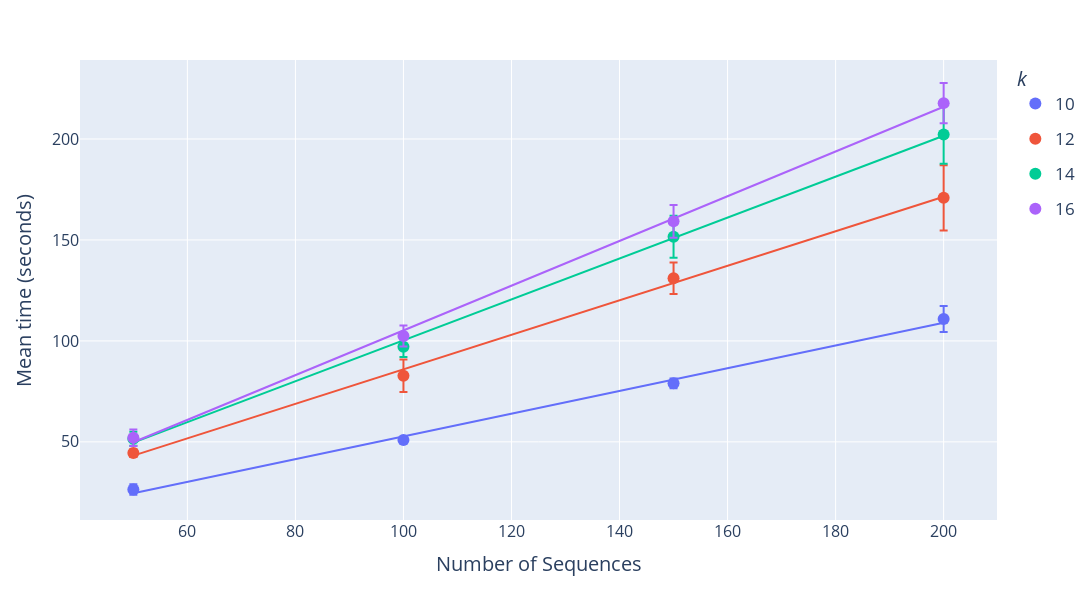

Source (notebook cell):
### Code cell
ctree_time.columns["k"] = ctree_time.columns["k"].astype(str)

tickfont = dict(size=16)
titlefont = dict(size=20)
legend = dict(title=dict(text="<i>k</i>"), font=dict(size=17), tracegroupgap=10)

fig = px.scatter(
    ctree_time,
    x="numseqs",
    y="mean_time(s)",
    error_y="std_time(s)",
    color="k",
    labels={"mean_time(s)": "Seconds", "numseqs": "Number of sequences"},
    trendline="ols",
)
fig.update_layout(
    height=600,
    width=1400,
    xaxis=dict(
        title="Number of Sequences",
        titlefont=titlefont,
        tickfont=tickfont,
    ),
    yaxis=dict(
        title="Mean time (seconds)",
        titlefont=titlefont,
        tickfont=tickfont,
    ),
    legend=legend,
)
fig.update_traces(marker=dict(size=12))
fig.show()
outpath = project_path.FIG_DIR / "compute_time-ctree.pdf"
write_pdf(fig, outpath)

### Figure 1 — Plotly figure (JSON) as saved in the notebook; plotly's stock layout.template omitted (floating-point values rounded to 4 significant figures)
{"data": [{"error_y": {"array": [2.607, 1.275, 2.371, 6.447]}, "hovertemplate": "k=10<br>Number of sequences=%{x}<br>Seconds=%{y}<extra></extra>", "legendgroup": "10", "marker": {"color": "#636efa", "size": 12, "symbol": "circle"}, "mode": "markers", "name": "10", "orientation": "v", "showlegend": true, "type": "scatter", "x": [50, 100, 150, 200], "xaxis": "x", "y": [26.41, 50.91, 78.98, 110.8], "yaxis": "y"}, {"hovertemplate": "<b>OLS trendline</b><br>mean_time(s) = 0.56263 * numseqs + -3.5466<br>R<sup>2</sup>=0.996598<br><br>k=10<br>Number of sequences=%{x}<br>Seconds=%{y} <b>(trend)</b><extra></extra>", "legendgroup": "10", "marker": {"color": "#636efa", "size": 12, "symbol": "circle"}, "mode": "lines", "name": "10", "showlegend": false, "type": "scatter", "x": [50, 100, 150, 200], "xaxis": "x", "y": [24.58, 52.72, 80.85, 109.0], "yaxis": "y"}, {"error_y": {"array": [1.813, 8.059, 7.801, 16.17]}, "hovertemplate": "k=12<br>Number of sequences=%{x}<br>Seconds=%{y}<extra></extra>", "legendgroup": "12", "marker": {"color": "#EF553B", "size": 12, "symbol": "circle"}, "mode": "markers", "name": "12", "orientation": "v", "showlegend": true, "type": "scatter", "x": [50, 100, 150, 200], "xaxis": "x", "y": [44.48, 82.78, 131.1, 170.9], "yaxis": "y"}, {"hovertemplate": "<b>OLS trendline</b><br>mean_time(s) = 0.854859 * numseqs + 0.444586<br>R<sup>2</sup>=0.998062<br><br>k=12<br>Number of sequences=%{x}<br>Seconds=%{y} <b>(trend)</b><extra></extra>", "legendgroup": "12", "marker": {"color": "#EF553B", "size": 12, "symbol": "circle"}, "mode": "lines", "name": "12", "showlegend": false, "type": "scatter", "x": [50, 100, 150, 200], "xaxis": "x", "y": [43.19, 85.93, 128.7, 171.4], "yaxis": "y"}, {"error_y": {"array": [3.486, 5.044, 10.41, 14.53]}, "hovertemplate": "k=14<br>Number of sequences=%{x}<br>Seconds=%{y}<extra></extra>", "legendgroup": "14", "marker": {"color": "#00cc96", "size": 12, "symbol": "circle"}, "mode": "markers", "name": "14", "orientation": "v", "showlegend": true, "type": "scatter", "x": [50, 100, 150, 200], "xaxis": "x", "y": [51.52, 97.09, 151.6, 202.2], "yaxis": "y"}, {"hovertemplate": "<b>OLS trendline</b><br>mean_time(s) = 1.01331 * numseqs + -1.05136<br>R<sup>2</sup>=0.998861<br><br>k=14<br>Number of sequences=%{x}<br>Seconds=%{y} <b>(trend)</b><extra></extra>", "legendgroup": "14", "marker": {"color": "#00cc96", "size": 12, "symbol": "circle"}, "mode": "lines", "name": "14", "showlegend": false, "type": "scatter", "x": [50, 100, 150, 200], "xaxis": "x", "y": [49.61, 100.3, 150.9, 201.6], "yaxis": "y"}, {"error_y": {"array": [4.044, 5.215, 8.125, 9.968]}, "hovertemplate": "k=16<br>Number of sequences=%{x}<br>Seconds=%{y}<extra></extra>", "legendgroup": "16", "marker": {"color": "#ab63fa", "size": 12, "symbol": "circle"}, "mode": "markers", "name": "16", "orientation": "v", "showlegend": true, "type": "scatter", "x": [50, 100, 150, 200], "xaxis": "x", "y": [52.06, 102.5, 159.2, 217.8], "yaxis": "y"}, {"hovertemplate": "<b>OLS trendline</b><br>mean_time(s) = 1.10773 * numseqs + -5.58676<br>R<sup>2</sup>=0.998858<br><br>k=16<br>Number of sequences=%{x}<br>Seconds=%{y} <b>(trend)</b><extra></extra>", "legendgroup": "16", "marker": {"color": "#ab63fa", "size": 12, "symbol": "circle"}, "mode": "lines", "name": "16", "showlegend": false, "type": "scatter", "x": [50, 100, 150, 200], "xaxis": "x", "y": [49.8, 105.2, 160.6, 216.0], "yaxis": "y"}], "layout": {"height": 600, "legend": {"font": {"size": 17}, "title": {"text": "<i>k</i>"}, "tracegroupgap": 10}, "margin": {"t": 60}, "width": 1400, "xaxis": {"anchor": "y", "domain": [0, 1], "tickfont": {"size": 16}, "title": {"font": {"size": 20}, "text": "Number of Sequences"}}, "yaxis": {"anchor": "x", "domain": [0, 1], "tickfont": {"size": 16}, "title": {"font": {"size": 20}, "text": "Mean time (seconds)"}}}}
